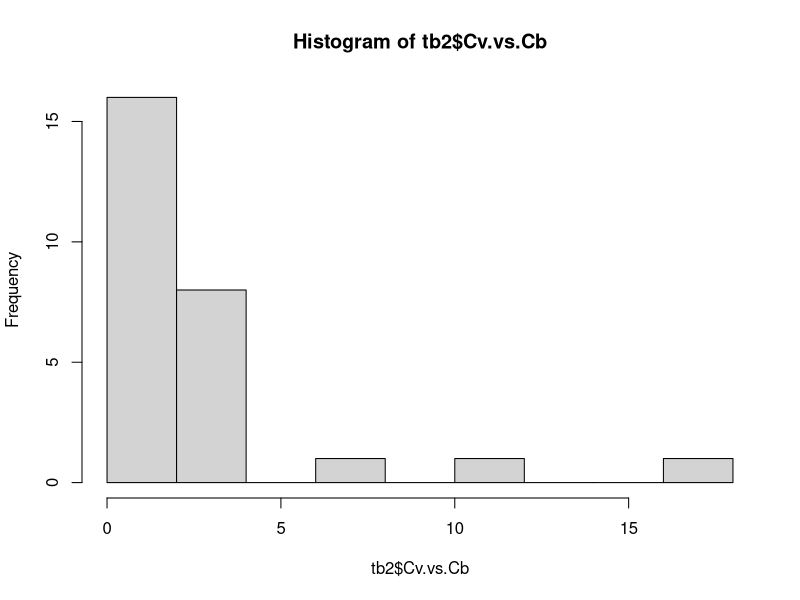
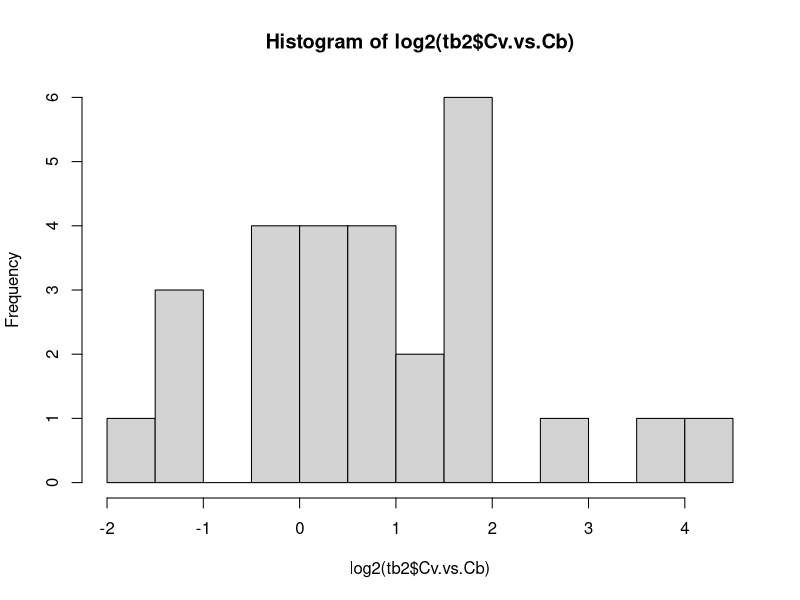
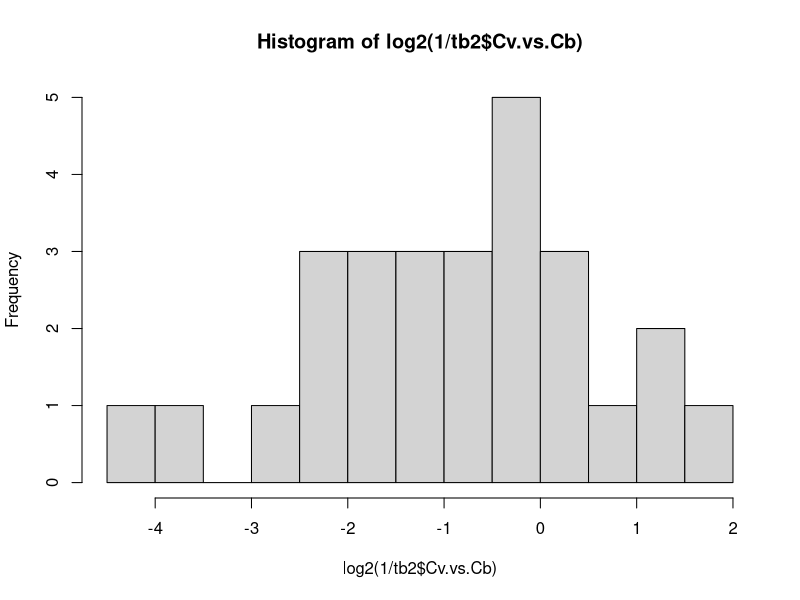
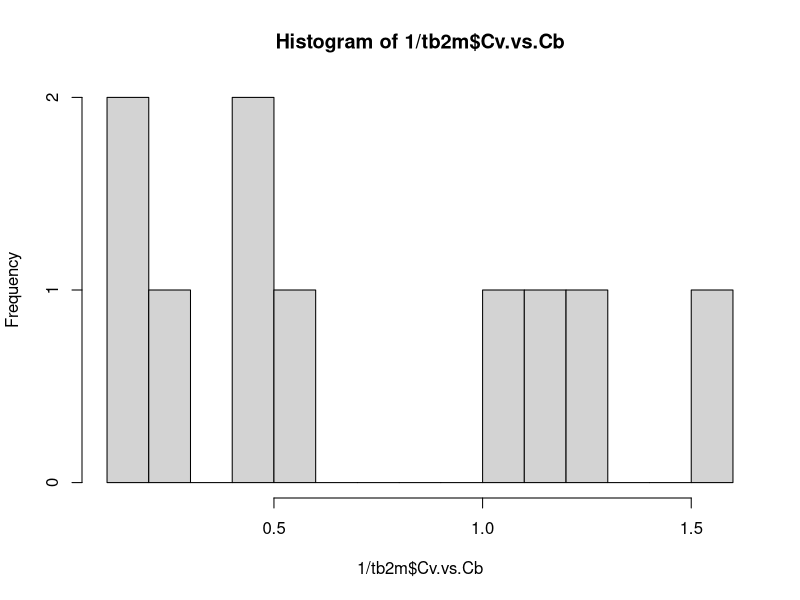
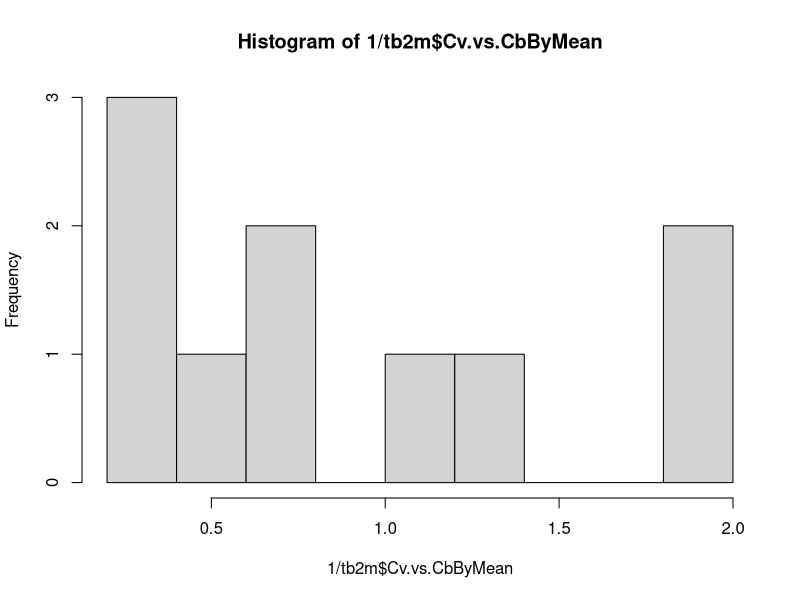
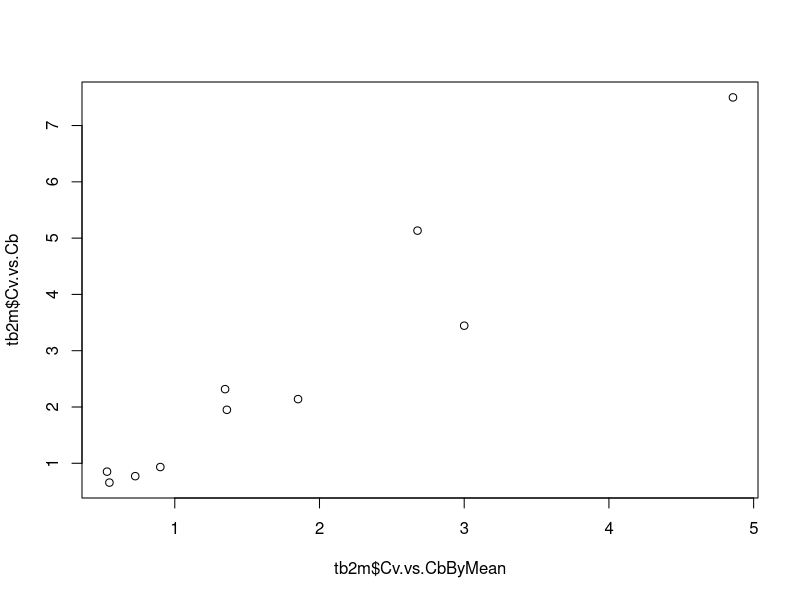
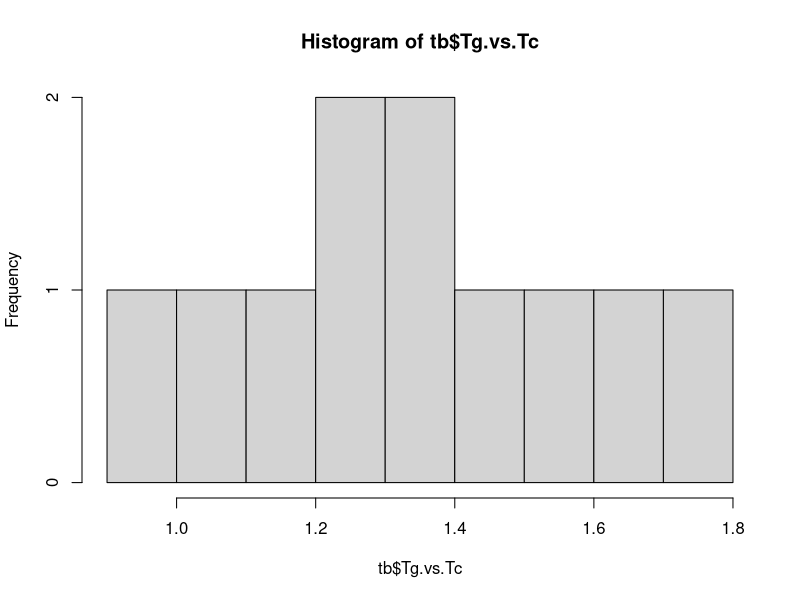

Reproduce these figures in R, in order. (Note: this script raises an error after producing the figures.)
#2012Feb25, Tg.vs.Tc ~ ln(R0) + G
# Partial correlations are all negative, this is agaisnt my realibity model. 
# Tg/Tc is a measure of ability to maintian recombiation rate during aging

 rm( list = ls() );

 #Load previous results
 tb = read.table("summary.new.by.strain.csv", header=T, sep="\t");
 tb.old = tb;
 labels = names( tb.old );
 tb = tb.old[c(1:11), c("strain","ARLS","R0","G","CLS","Tc", "Tg","Tmmax","Tbmax", "Td", "Tdmax","TLmax","Lmax", 
 "b.max", "b.min", "strains", "L0.all", "L0.small" , "Pbt0","Pb0.5t0", "Pbt0.b") ];
 tb$CLS.vs.Tc = tb$CLS / tb$Tc; 
 tb$Tg.vs.Tc = tb$Tg / tb$Tc;
 tb$strain = as.character(tb$strain)

 #load exg06 data
 nat = read.table("062705.rls.cls.tab", sep="\t", header=T, colClasses=c("character", rep(NA,4)) );
 
 #Load H2O2-LOH results
 tb2 = read.csv("H2O2_Log_Plot_Summarized_data,2012Jan24.csv")
 tb2$Strain = as.character(tb2$Strain)
 names(tb2) = c("Date", "Strain", "Cv", "Cb", "OD600nm","Notes","repeat")
 tb2.old = tb2;
 tb2 = tb2[, c(1,2,3,4)]
 tb2$Cv.vs.Cb = tb2$Cv / tb2$Cb
 head(tb2)
 
 #check strains names, do they match? 
 strains2 = unique(tb2$Strain)
 intersect( strains2, tb$strain)
 intersect( nat$strain, strains2)
 
#### analyze H2O2-LOH
 #raw values
 hist(tb2$Cv.vs.Cb, br=10)
 hist(log2(tb2$Cv.vs.Cb), br=10)
 summary(tb2) 
 hist(log2(1/tb2$Cv.vs.Cb), br=10)

 # generate the means
 tb2m = data.frame(cbind(strains2 ))
 tb2m[,1] = as.character(tb2m[,1])          
 i=1;
 for( i in 1:length(strains2) ){
   sub = tb2[tb2$Strain==strains2[i], ]
   tb2m$Cv.vs.Cb[i] = mean(sub$Cv.vs.Cb, na.rm=T)
   tb2m$Cv[i] = mean(sub$Cv, na.rm=T)
   tb2m$Cb[i] = mean(sub$Cb, na.rm=T)
 }
 tb2m$Cv.vs.CbByMean = tb2m$Cv / tb2m$Cb ;   
 hist( 1/ tb2m$Cv.vs.Cb, br =10) 
 hist( 1/ tb2m$Cv.vs.CbByMean, br =10) 
 plot( tb2m$Cv.vs.Cb ~ tb2m$Cv.vs.CbByMean )
 
 # compare Cb/Cv and Tg/Tc
 t.test( 1 / tb2m$Cv.vs.Cb, mu=1, alternative="less") #p=0.051
 t.test( 1 / tb2m$Cv.vs.CbByMean, mu=1, alternative="less") #p=0.32
 
 t.test( log2(1 / tb2m$Cv.vs.Cb), mu=0, alternative="less") #p=0.022
 t.test( log2(1 / tb2m$Cv.vs.CbByMean), mu=0, alternative="less") #p=0.10
 
 wilcox.test( 1/ tb2m$Cv.vs.Cb, mu=1, alternative="less") #p=0.053
 wilcox.test( 1/ tb2m$Cv.vs.CbByMean, mu=1, alternative="less") #p=0.38
 # Cb/Cv < 1
 
 hist(tb$Tg.vs.Tc, br=10)  
 t.test( tb$Tg.vs.Tc, mu=1, alternative="greater") #p=0.00072
 wilcox.test( tb$Tg.vs.Tc, mu=1, alternative="greater") #p=0.00098
 #Tg/Tc > 1

### side by side bar-plots of Tg/Tc Cb/Cv
 mystep=0.2
 my.breaks = seq( 0.1,  round(max( c(tb2m$Cb.vs.Cv, tb$Tg.vs.Tc ) + 0.1, 1)) ,by= mystep ); 
 h.H2O2  <- hist(tb2m$Cb.vs.Cv, br= my.breaks, xlab = "Cb/Cv", ylab = "relative density", freq=F ) ; 
 h.aging <- hist(tb$Tg.vs.Tc, br= my.breaks, xlab = "Tg/Tc",  ylab = "relative density", freq=F ) ;
 
 #generate the comparison table
 bins <-  data.frame( rbind(h.H2O2$density,h.aging$density) )  ;
 my.mids = my.breaks[-length(my.breaks)] + mystep/2
 #my.mids
 names( bins ) <- my.mids
 row.names(bins) <- c( "H2O2", "Chronological Aging" )
 bins

 pdf("Figure_sideBYside.pdf", width=8, height=5)
 barplot( as.matrix(bins), beside=T, col=c("black","gray"), ylab="Relative Frequency", xlab="Ratios",
          legend= c( "Cb/Cv H2O2", "Tg/Tc Aging" )  );
 title(main="H2O2 and chronological aging elevate LOH at different modes" )
 dev.off(); 
  
### merge tb tb2m
 tb$Cb.vs.Cv = tb2m$Cb.vs.Cv[match(tb$strain, tb2m$strains2)]
 tb$Cb = tb2m$Cb[match(tb$strain, tb2m$strains2)]
 tb$Cv = tb2m$Cv[match(tb$strain, tb2m$strains2)] 
 
### regression analysis 
 summary( lm( tb$Cb.vs.Cv ~ tb$ARLS + tb$Tg + tb$Tc + tb$Tg.vs.Tc + tb$CLS ) )
 summary( lm( tb$Cb.vs.Cv ~ tb$ARLS ) )  #p = 0.134
 summary( lm( tb$Cb.vs.Cv ~ tb$R0 + tb$G ) ) 
 summary( lm( tb$Cb.vs.Cv ~ tb$Tg.vs.Tc) )
 summary( lm( tb$Cb ~ tb$Tg.vs.Tc + tb$ARLS + tb$CLS ) )
 
 summary( lm( tb$Cb ~ tb$CLS ) ) #p=0.23
 summary( lm( tb$Cv ~ tb$CLS ) ) #p=0.85
 
 summary( lm( tb2m$Cb ~ tb2m$Cv ) ) #p0.09
 m = lm( tb2m$Cb ~ tb2m$Cv )
 plot( tb2m$Cb ~ tb2m$Cv )
 abline( m , col='red')
 
 summary( lm( tb$Cb.vs.Cv ~ tb$Tc ) ) #p=0.3995

 summary( lm( tb$CLS ~ tb$Cb.vs.Cv ) ) #p=0.024  !!!!! negative !!!why
 m = lm( tb$CLS ~ tb$Cb.vs.Cv )
 plot( tb$CLS ~ tb$Cb.vs.Cv )
 abline( m, col='red')
 
 plot( tb$CLS ~ tb$Cb )
 plot( tb$CLS ~ tb$Cv )
 
 summary( lm( tb$L0.all ~ tb$Cb.vs.Cv ) ) #p=0.054 !!!!! positive 
 #this suggest H2O2 effect ~ asymetry
 #summary( lm( log(tb$L0.all) ~ tb$Cb.vs.Cv ) ) #p=0.06  
 plot( tb$L0.all ~ tb$Cb.vs.Cv ) 

 
quit("yes")

####
### END
####
 
###2011Feb25: 
 summary( lm( tb$Tg ~ tb$ARLS) )
 summary( lm( tb$Tg ~ tb$G + log(tb$R0)) )
 summary( lm( tb$Tc ~ tb$G + log(tb$R0)) )
 summary( lm( tb$ARLS ~ tb$G + log(tb$R0)) )

 summary( lm( tb$G ~ log10(tb$R0) + tb$Pbt0 + tb$L0.all + tb$Tg.vs.Tc  ) ) 
 

 # robustness to hyper recombination 1/b.max 1/L0
 #summary( lm( tb$b.max ~ log10(tb$R0) + tb$G  ) ) 
 summary( lm( 1/tb$b.max ~ log10(tb$R0) + tb$G  ) ) 
 summary( lm( -tb$b.max ~ log10(tb$R0) + tb$G  ) )  
 summary(lm( - tb$L0.all ~ tb$R0 + tb$G ))
 summary(lm( 1/ tb$L0.all ~ tb$R0 + tb$G ))

 summary(lm( 1/ tb$Pbt0 ~ tb$R0 + tb$G ))
 
 
 summary( lm( tb$Tg.vs.Tc ~ tb$ARLS ) )
 #p=0.008, R2=0.56 

 summary(lm( (tb$ARLS ~ log(tb$R0) + tb$G )))
 #both negaive correlation
 
 summary( lm( tb$Tg.vs.Tc ~ log10(tb$R0)   ) ) #p=0.11
 plot( tb$Tg.vs.Tc ~ log10(tb$R0) )
 
 summary( lm( tb$Tg.vs.Tc ~            tb$G  ) ) #p=0.68, negative 
 plot( tb$Tg.vs.Tc ~ tb$G )
 # negative is opposite to GG realibility model 
 #tb$Tg.vs.Tc[4] = NA; #remove outliers
 summary( lm( tb$Tg.vs.Tc ~            tb$G  ) ) #p=0.79, remove one outlier, it is positive, However, partial correlation is still negative. 
 plot( tb$Tg.vs.Tc ~ tb$G )
  
 summary( lm( tb$Tg.vs.Tc ~ tb$R0 + tb$G   ) )
 #p=0.059, which is similar to ARLS 
 
 summary( lm( tb$Tg.vs.Tc ~ log10(tb$R0) + tb$G  ) )
 #p=0.013, R2=0.66 good p-value  !!!!!
 

 #p=0.22, negative correlations
 
 q("no") 
 
 
 
 
 ######### L0 ~ CLS
#summary( lm( tb$L0.all ~ tb$CLS) ) #p 0.011  R2=0.53 <--

#summary( lm( tb$L0.all ~ tb$ARLS + tb$Tc + tb$CLS + tb$R0 + tb$G ) ) # none
# only CLS shows connection

#summary( lm( tb$L0.small ~ tb$ARLS + tb$Tc + tb$CLS + tb$R0 + tb$G ) ) #none

#summary( lm( tb$L0.all ~ tb$ARLS) ) #p 0.49

#summary( lm( tb$L0.all ~ tb$ARLS + tb$CLS) ) #p 0.05, L0~CLS partial is p=0.02

#summary( lm( tb$L0.all ~ tb$Tc) ) #p 0.33

#summary( lm( tb$L0.all ~ tb$Tg) ) #p 55           


####### b.max ~ ARLS
summary( lm( tb$b.max ~ tb$ARLS + tb$Tc + tb$CLS + tb$R0 + tb$G + tb$L0.all ) ) #p 0.50

summary( lm( tb$b.max ~ tb$ARLS ))
#Residual standard error: 0.06868 on 9 degrees of freedom
#Multiple R-Squared: 0.4122,     Adjusted R-squared: 0.3469
#F-statistic: 6.311 on 1 and 9 DF,  p-value: 0.0332


######## Lmax
summary( lm( tb$Lmax ~ tb$ARLS ))  #p 0.98


summary( lm( tb$TLmax ~ tb$ARLS + tb$Tc + tb$CLS + tb$R0 + tb$G + tb$L0.all + tb$b.max + tb$b.min + tb$Tdmax ) ) #none

summary( lm( tb$Lmax ~ tb$ARLS + tb$Tc + tb$CLS + tb$R0 + tb$G + tb$L0.all + tb$b.max + tb$b.min + tb$Tdmax ) )
# 0.05 ???  but one degree of freedom?? So, this is questionable.


##### Tg/Tc ~ ARLS
summary( lm( tb$Tg.vs.Tc ~ tb$ARLS) );
# Residual standard error: 0.1861 on 9 degrees of freedom
# Multiple R-Squared: 0.5551,     Adjusted R-squared: 0.5057
# F-statistic: 11.23 on 1 and 9 DF,  p-value: 0.00851



summary( lm( tb$CLS.vs.Tc ~ tb$Tg.vs.Tc ))  #p 0.35

summary( lm( tb$Tg.vs.Tc ~ tb$Lmax + tb$ARLS + tb$Tc + tb$CLS + tb$R0 + tb$G + tb$L0.all + tb$b.max + tb$b.min + tb$Tdmax ) )
## 0.05 ???



postscript("110706.L0-CLS.ps", width=6,height=6, horizontal=F)
m.L0 = lm( tb$L0.all ~ tb$CLS)
plot(tb$L0.all ~ tb$CLS, xlab="CLS",ylab="L0",main="L0 ~ CLS", pch=16, xlim=c(2,18), ylim=c(0.05,0.26) )
abline( m.L0, col="red");

x = numeric( length(tb$CLS) ); names(x) = as.character( tb$strains ); 
y =x;
y[c("M34", "M5",  "M32", "M8")] = c(0.002, -0.01, -0.01, -0.01 )
strains = as.character(tb$strain); names(strains) = tb$strain
#pos = x; pos=NA;
strains["M5"] = "     M5";
text( tb$CLS, tb$L0.all+y+0.004, strains);

dev.off();

#########110606Mon regression:
 summary( lm( ARLS ~ Tg, data=tb) ); #p = 0.36
 summary( lm( ARLS ~ Tc, data=tb) ); # p 0.48
 summary( lm( ARLS ~ Tmmax, data=tb) ); #p 0.59
 summary( lm( ARLS ~ Tbmax, data=tb) ); #p 0.36
 summary( lm( ARLS ~ Td, data=tb) ); #p 0.93

### begin ####ARLS ~ b.max 
 summary( lm( ARLS ~ b.max, data=tb) ); #p 0.06455
 
 long.arls  = tb$b.max[ tb$ARLS > 33  ]
 short.arls = tb$b.max[ tb$ARLS < 33  ]
 t.test( long.arls, short.arls)   # 0.02863
 
 tb.tmp = tb[, c("ARLS", "b.max")] 
 tb.tmp$by.arls = ifelse( tb$ARLS  >33, 1, 0)
 tb.tmp$by.b    = ifelse( tb$b.max > 0.16, 1, 0)

 # wrong:: fisher.test( tb.tmp[,c("by.arls","by.b")] )
 tmp = table( tb.tmp[,c("by.arls","by.b")] )
 fisher.test( tmp ); #p 0.06

 pdf("3c.031908.arls.bmax.pdf", width=6, height=6, )
 m1 = lm( b.max ~ ARLS, data=tb);
 plot( b.max ~ ARLS, data=tb, pch=16, col="black", xlim=c(22,40), ylim=c(0.02, 0.3) );
 abline( m1 , col= "black", lty=2);
 y = tb$b.max +0.01 ;
 names(y) = as.character( tb$strain );
 y[c("M32" )] = y[c("M32" )] - 0.02 
 y[c("YPS163" )] = y[c("YPS163" )] - 0.02 
 x = tb$ARLS +0.5 ;
 x[c("M1-2")] = x[c("M1-2")] - 2
 text( x, y, tb$strain);
 text( 25, 0.27, "R2=0.34 p=0.059")
 dev.off();

###end #######ARLS ~ b.max 

### begin ALRS ~ (Tg-Tc)/Tc
 tb$frac.gc = (tb$Tg - tb$Tc) / tb$Tc;
 tb$frac.bm = (tb$Tbmax - tb$Tmmax) / tb$Tmmax; 
 
 summary( lm( ARLS ~ Tg:Tc, data=tb) );
 summary( lm( ARLS ~ frac.gc, data=tb)) # p 0.007
 summary( lm( ARLS ~ frac.bm, data=tb)) # p 0.01

 pdf("3a.031908.Tg-Tc.arls.pdf",width=6,height=6);
 plot( tb$Tg.vs.Tc ~ tb$ARLS, pch=16, col="black", xlim=c(22,40), ylim=c(0.8,1.9),xlab="ARLS",ylab="Tg/Tc" );
 m2 = lm( tb$Tg.vs.Tc ~ tb$ARLS );
 abline( m2 , col= "black", lty=2);
 y = tb$Tg.vs.Tc + 0.01
 names(y) = as.character( tb$strain );
 #y[c("M32" )] = y[c("M32" )] - 0.02 
 x = tb$ARLS ;
 #x[c("M1-2")] = x[c("M1-2")] - 2
 text( x, y, tb$strain, pos=4);
 text( 27, 1.7, "R2=0.56, p=0.008")
 dev.off();


 pdf("3b.031908.Trmax-Tmmax.arls.pdf",width=6,height=6);
 m3   = lm( frac.bm ~ ARLS, data=tb);
 tb$Trmax.vs.Tmmax = tb$Tbmax / tb$Tmmax
 m3.2 = lm( Trmax.vs.Tmmax ~ ARLS, data=tb);
 plot( Trmax.vs.Tmmax ~ ARLS, data=tb, pch=16, col="black", xlab="ARLS", ylab="Trmax/Tmmax",
         # main="(Tmax.g-Tmax.m/Tmax.m) ~ ARLS", 
         xlim=c(22,40) );
 abline( m3.2 , col= "black", lty=2);
 y = tb$Trmax.vs.Tmmax + 0.01
 names(y) = as.character( tb$strain );
 x = tb$ARLS ;
 text( x, y, tb$strain, pos=4);
 text( 27,1.4, "R2=0.52, p=0.012");
 dev.off();
### end 

############072307 added changes
 
 #### Tg - Tc
 pdf("072307.Tg.Tc.pdf",width=6,height=6);
 plot( tb$Tg ~ tb$Tc, pch=16,xlab="Tc",ylab="Tg",xlim=c(3,10),ylim=c(4,14) );
 m.gc = lm( tb$Tg ~ tb$Tc );
 abline( m.gc , col= "black", lty=2);
 y = tb$Tg + 0.01
 names(y) = as.character( tb$strain );
 #y[c("M32" )] = y[c("M32" )] - 0.02 
 x = tb$Tc ;
 #x[c("M1-2")] = x[c("M1-2")] - 2
 text( x, y, tb$strain, pos=4);
 text( 5, 13, "R2=0.59, p=0.006")
 dev.off();

 ##### Trmax - Tmmax
 pdf("072307.Trmax.Tmmax.pdf",width=6,height=6);
 plot( tb$Tbmax ~ tb$Tmmax, pch=16,xlab="Tmmax",ylab="Trmax",xlim=c(4,12),ylim=c(4,14) );
 m.bm = lm( tb$Tbmax ~ tb$Tmmax );
 abline( m.bm , col= "black", lty=2);
 y = tb$Tbmax + 0.01
 names(y) = as.character( tb$strain );
 #y[c("M32" )] = y[c("M32" )] - 0.02 
 x = tb$Tmmax ;
 #x[c("M1-2")] = x[c("M1-2")] - 2
 text( x, y, tb$strain, pos=4);
 text( 5, 13, "R2=0.60, p=0.005")
 dev.off();

##### Tdmax - Tc
 pdf("072307.Tdmax.Tc.pdf",width=6,height=6);
 plot( tb$Tdmax ~ tb$Tc, pch=16,xlab="Tc",ylab="Tdmax",xlim=c(3.5,10),ylim=c(4,12) );
 m.dc = lm( tb$Tdmax ~ tb$Tc );
 abline( m.dc , col= "black", lty=2);
 y = tb$Tdmax + 0.1
 names(y) = as.character( tb$strain );
 y[c("M14" )] = y[c("M14" )] - 0.4 
 y[c("M2-8" )] = y[c("M2-8" )] + 0.2 
 x = tb$Tc ;
 names(x) = as.character( tb$strain );
 x[c("M14")] = x[c("M14")] - 0.5
 text( x, y, tb$strain, pos=4);
 text( 5, 11, "R2=0.71, p=0.001")
 dev.off();



#quit("yes");
